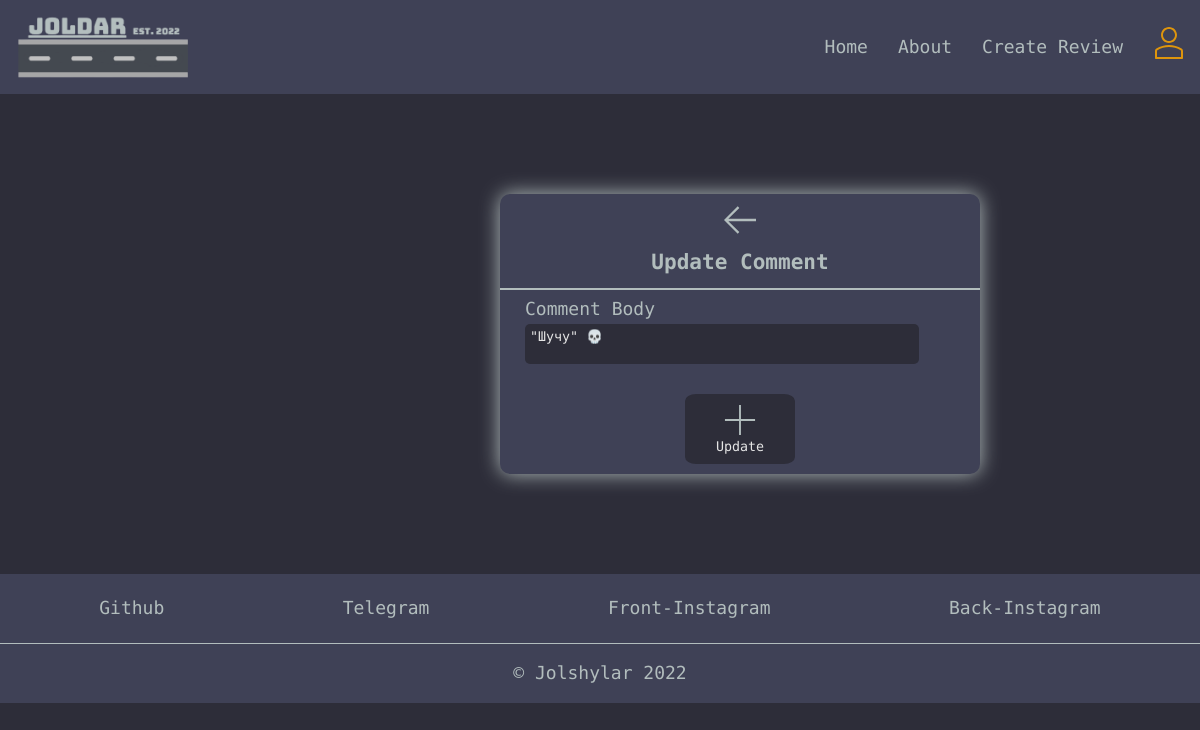
Page /update-comment/29/ (signed in) on the earlier database version.
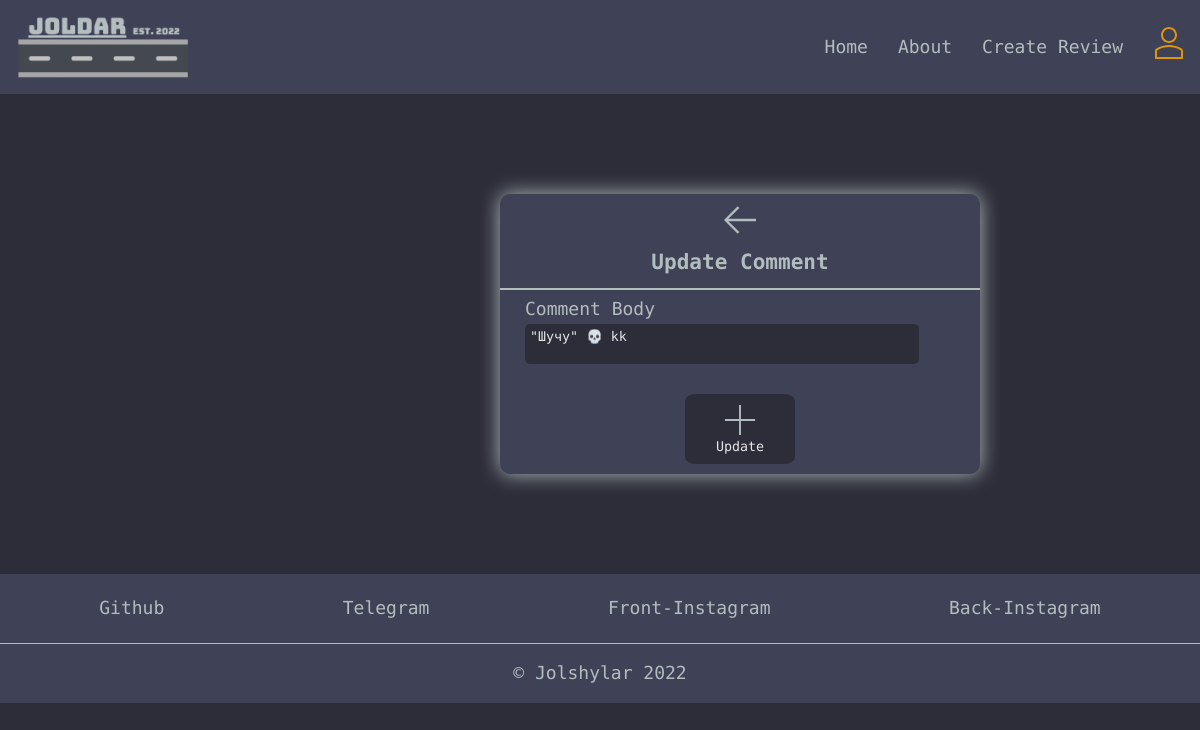
Same page on the later database version.
### base/models.py (models this page shows, shortened)
class Comment(models.Model):
    body = models.TextField(blank=False)
    author = models.ForeignKey(User, on_delete=models.CASCADE)
    review = models.ForeignKey(Review, on_delete=models.CASCADE)
    created = models.DateTimeField(auto_now_add=True)
    updated = models.DateTimeField(auto_now=True)
    class Meta:
        ordering = ['-updated', '-created']

### base/views.py (the view)
# urls.py: path('update-comment/<str:pk>/', views.update_comment, name='update-comment'),
@login_required(login_url='login')
def update_comment(request, pk):
    comment = Comment.objects.get(id=pk)
    old_body = comment.body
    if request.user != comment.author:
        return HttpResponse('You are not allowed here!')
    if request.method == 'POST':
        comment.body = request.POST.get('body')
        comment.save()
        return redirect('review', pk=comment.review.id)
    context = {'old_body': old_body}
    return render(request, 'base/update_comment.html', context)

### base/templates/base/update_comment.html (shortened to what this page needs)
{% extends 'base.html' %}
{% load static %}
{% block content %}
<main class="create-review layout">
  <div class="container">
    <div class="layout__boxer">
      <div class="layout__boxHeader">
        <div class="layout__reviewBoxTitle">
          <a href="{% url 'home' %}">
            <img src="{% static 'images/icons/arrow-left.svg' %}" />
          </a>
          <h3>Update Comment</h3>
        </div>
      </div>
      <div class="layout__body">
        <form class="form" action="" method="post">
          <div class="form__group">
            <label for="comment_body">Comment Body</label>
            <textarea name="body" placeholder="Write an update for your comment">{{old_body}}</textarea>
          </div>
          <div class="form__action">
            <button class="btn btn--main" type="submit">
              <img src="{% static 'images/icons/add.svg' %}" >
              <p>Update</p>
            </button>
          </div>
        </form>
      </div>
    </div>
  </div>
</main>
{% endblock content %}

Differences in the rows shown:
changed Comment: body "\"Шучу\" 💀" → "\"Шучу\" 💀 kk"
